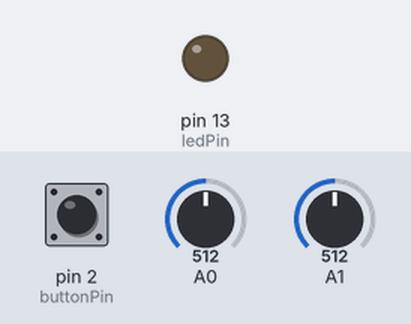
Recording of a sketch running on a simulated Arduino Leonardo, built with avr-gcc and run on an emulated ATmega32U4. On the bench: output pins drawn as LEDs (lit = HIGH). Inputs (shaded band) come from the test bench; at power-on: pin 2 (buttonPin) HIGH, A0 = 512, A1 = 512. USB keyboard and mouse output is not drawn.

Above: at 1.2 s.
1.3 s: pin 2 (buttonPin) pulled LOW for 0.15 s
At 1.37 s:
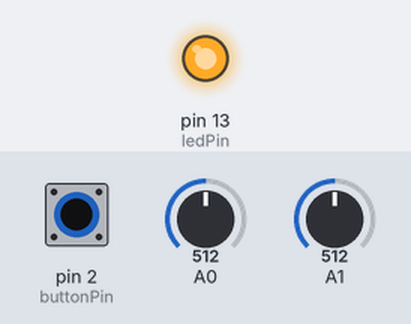
2.9 s: pin 2 (buttonPin) pulled LOW for 3.2 s
At 6.8 s:
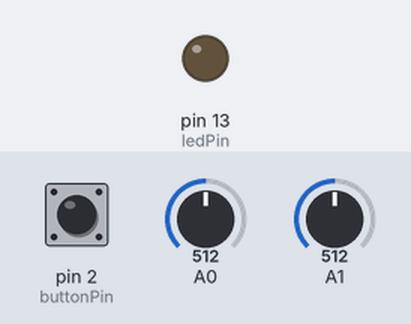
Timing chart, 0 to 8.3 s (numbered marks = the images above; inputs shaded):
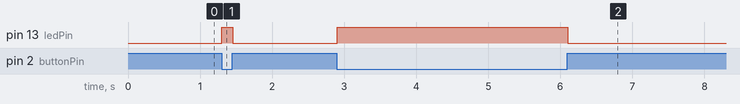

The sketch:

ArduinoLeonardoJoystick.ino
```cpp
#include "Mouse.h"

const int xAxis = A0;
const int yAxis = A1;
const int buttonPin = 2;
const int ledPin = 13;   // Built-in LED on the Leonardo

int range = 12;
int responseDelay = 5;
int threshold = range / 4;
int center = range / 2;

bool lastButtonState = HIGH;

void setup() {
  pinMode(buttonPin, INPUT_PULLUP);
  pinMode(ledPin, OUTPUT);

  Mouse.begin();
}

void loop() {
  // 1. Move the cursor
  int xReading = readAxis(xAxis);
  int yReading = readAxis(yAxis);
  Mouse.move(xReading, yReading, 0);

  // 2. Read the button
  bool currentButtonState = digitalRead(buttonPin);

  // DEBUG: Blink the LED when the button is pressed (LOW)
  if (currentButtonState == LOW) {
    digitalWrite(ledPin, HIGH);  // Turn LED ON
  } else {
    digitalWrite(ledPin, LOW);   // Turn LED OFF
  }

  // 3. Handle Left Click (Edge detection: only on the moment of press)
  if (currentButtonState == LOW && lastButtonState == HIGH) {
    Mouse.click(MOUSE_LEFT);
    delay(10);
  }

  lastButtonState = currentButtonState;
  delay(responseDelay);
}

int readAxis(int thisAxis) {
  int reading = analogRead(thisAxis);
  reading = map(reading, 0, 1023, 0, range);
  int distance = reading - center;
  if (abs(distance) < threshold) {
    distance = 0;
  }
  return distance;
}
```

Measured:
- after the input at 1.3 s, pin 13 (ledPin): LOW → HIGH at once, → LOW 0.15 s later
- after the input at 2.9 s, pin 13 (ledPin): LOW → HIGH at once, → LOW 3.2 s later
